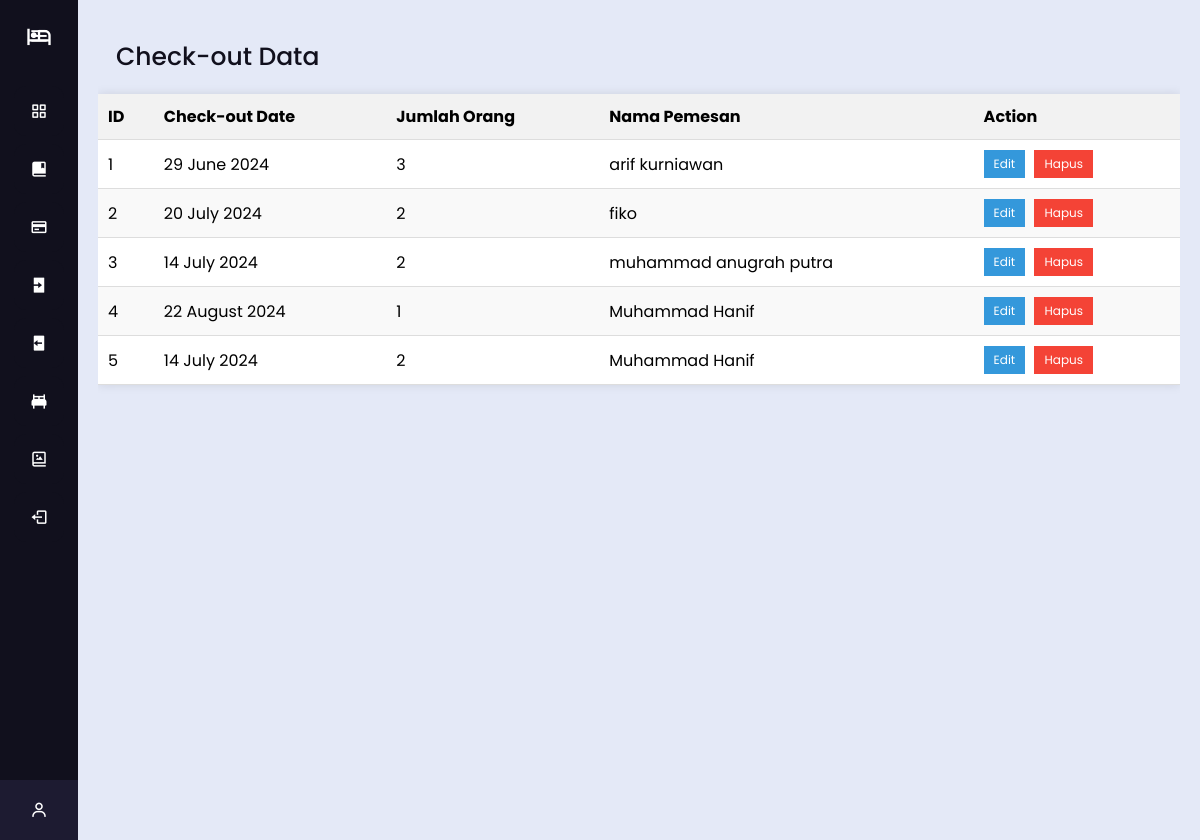
The app's page /admin/checkout.php (signed in) with its own data.
### tables this page shows
CREATE TABLE `checkin` (
  `id` int(11) NOT NULL,
  `checkin` date NOT NULL,
  `checkout` date NOT NULL,
  `dewasa` int(11) NOT NULL,
  `nama_users` varchar(111) NOT NULL
);

### admin/checkout.php (the view, shortened to what this page needs)
<?php
require 'header.php';
include 'koneksi.php';
$sql = "SELECT * FROM checkin";
$result = $conn->query($sql);
?>
<!DOCTYPE html>
<html lang="id">
<head>
</head>
<body>
<section class="home-section">
    <div class="text">Check-out Data</div>
    <table>
        <thead>
            <tr>
                <th>ID</th>
                <th>Check-out Date</th>
                <th>Jumlah Orang</th>
                <th>Nama Pemesan</th>
                <th>Action</th>
            </tr>
        </thead>
        <tbody>
            <?php
            if ($result->num_rows > 0) {
                $counter = 1;
                while ($row = $result->fetch_assoc()) {
                    $formatted_date = date('d F Y', strtotime($row["checkout"]));
                    echo "<tr>
                        <td>" . $counter . "</td>
                        <td>" . $formatted_date . "</td>
                        <td>" . $row["dewasa"] . "</td>
                        <td>" . $row["nama_users"] . "</td>
                        <td>
                            <form method='GET' action='edit.php'>
                                <input type='hidden' name='action' value='edit'>
                                <input type='hidden' name='id' value='" . $row["id"] . "'>
                                <button type='submit' class='edit-button'>Edit</button>
                            </form>
                            <form method='GET' action=''>
                                <input type='hidden' name='action' value='delete'>
                                <input type='hidden' name='id' value='" . $row["id"] . "'>
                                <button type='submit' class='delete-button' onclick=\"return confirm('Apakah Anda Yakin?')\">Hapus</button>
                            </form>
                        </td>
                    </tr>";
                    $counter++;
                }
            } else {
                echo "<tr><td colspan='5'>No records found</td></tr>";
            }
            ?>
        </tbody>
    </table>
</section>
</body>
</html>
<?php
require 'footer.php';
?>

### admin/css/style.css (style rules this page uses)
* { margin: 0; padding: 0; box-sizing: border-box; font-family: "Poppins" , sans-serif; }
.home-section { position: relative; background: #E4E9F7; min-height: 100vh; top: 0; left: 78px; width: calc(100% - 78px); transition: all 0.5s ease; z-index: 2; }
.home-section .text { display: inline-block; color: #11101d; font-size: 25px; font-weight: 500; margin: 18px }

### admin/checkout.php (style rules this page uses)
body { font-family: Arial, sans-serif; background-color: #E4E9F7; margin: 20px; }
section { font-size: 16px; margin-bottom: 20px; overflow-x: auto; }
table { width: 100%; border-collapse: collapse; background-color: #fff; box-shadow: 0 0 10px rgba(0, 0, 0, 0.1); }
table th, table td { padding: 10px; text-align: left; border-bottom: 1px solid #ddd; }
table th { background-color: #f2f2f2; }
table tr:nth-child(even) { background-color: #f9f9f9; }
form { margin: 0; padding: 0; display: inline-block; }
button { padding: 5px 10px; font-size: 12px; cursor: pointer; border: none; outline: none; text-decoration: none; display: inline-block; vertical-align: middle; }
.edit-button, .delete-button { margin-right: 5px; }
.edit-button { background-color: #3498db; color: white; }
.delete-button { background-color: #f44336; color: white; }

### records on screen
checkin: checkout "29 June 2024", dewasa "3", nama_users "arif kurniawan"
checkin: checkout "20 July 2024", dewasa "2", nama_users "fiko"
checkin: checkout "14 July 2024", dewasa "2", nama_users "muhammad anugrah putra"
checkin: checkout "22 August 2024", dewasa "1", nama_users "Muhammad Hanif"
checkin: checkout "14 July 2024", dewasa "2", nama_users "Muhammad Hanif"
